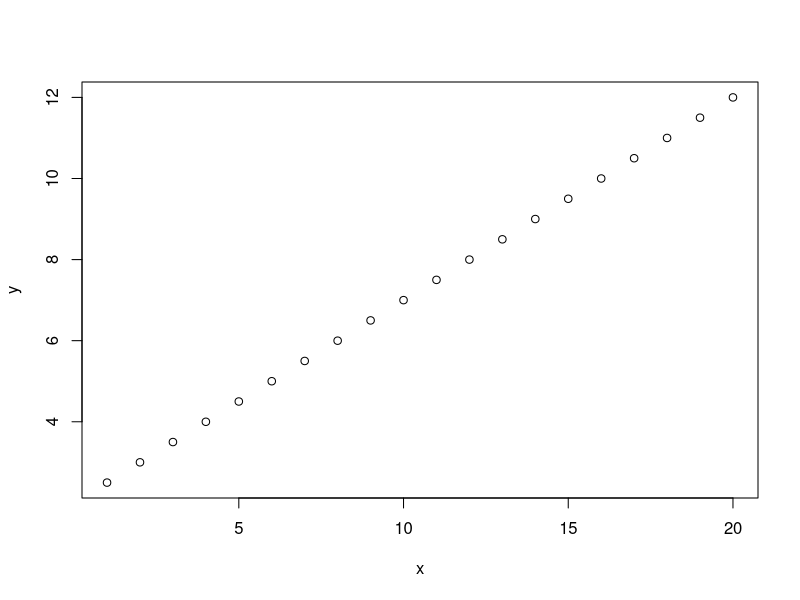
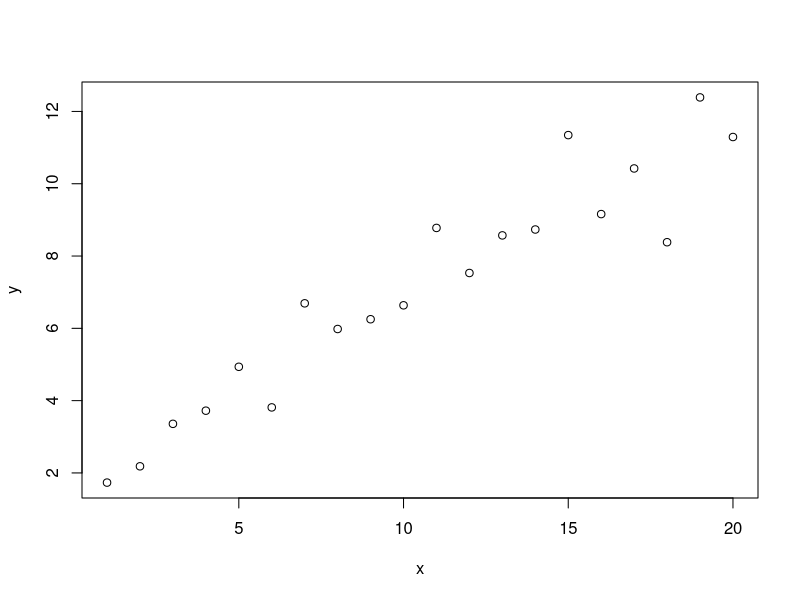

Generate these figures, in order, with R:
## ---- chunk 1
x <- 1:20
y <- 0.5 * x + 2
plot(x, y)
## ---- chunk 2
set.seed(9)
y <- 0.5 * x + 2 + rnorm(n=length(x), mean = 0, sd = 1)
plot(x, y)
## ---- chunk 3
lm1 <- lm(y ~ x)
summary(lm1)
